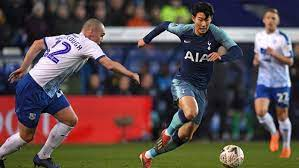
#> input picture soccer.jpg, 299 x 168 px, found by its file name
$ python 3_1.py
#> lines starting #> are read from the running program, lines starting #| are printed output that depends on the picture
# RGB 컬러 영상을 채널별로 구분해 디스플레이하기

import cv2 as cv
import sys

img = cv.imread('soccer.jpg')
#> img is the input picture: shape (168, 299, 3); mean B, G, R 76.4, 76.5, 90.6

if img is None:
    sys. exit('파일을 찾을 수 없습니다.')

cv.imshow('original_RGB',img)
cv.imshow('Upper left half', img[0:img.shape[0]//2,0:img.shape[1]//2,:])
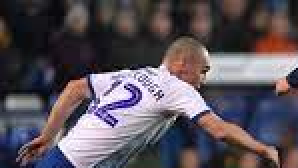
#> window 'Upper left half': shape (84, 149, 3) (shown 2 times larger); mean B, G, R 89.8, 81.9, 89.8
cv.imshow('Center half', img[img.shape[0]//4:3*img.shape[0]//4,img.shape[1]//4:3*img.shape[1]//4])
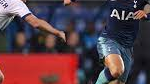
#> window 'Center half': shape (84, 150, 3); mean B, G, R 70.4, 61.6, 88.6

cv.imshow('half img',img[:,:img.shape[1]//2,:])
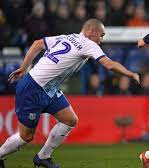
#> window 'half img': shape (168, 149, 3); mean B, G, R 73.6, 73.9, 102.8
#img[y,x,색]

cv.imshow('R',img[:,:,2])
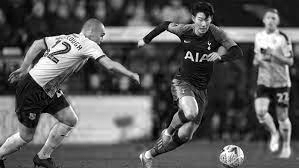
#> window 'R': shape (168, 299); min 0, max 255, mean 90.6
cv.imshow('G',img[:,:,1])
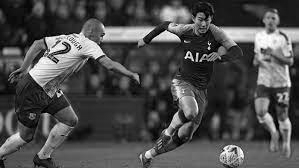
#> window 'G': shape (168, 299); min 0, max 255, mean 76.5
cv.imshow('B',img[:,:,0])
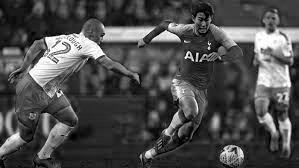
#> window 'B': shape (168, 299); min 0, max 255, mean 76.4

cv.waitKey()
cv.destroyAllWindows()
